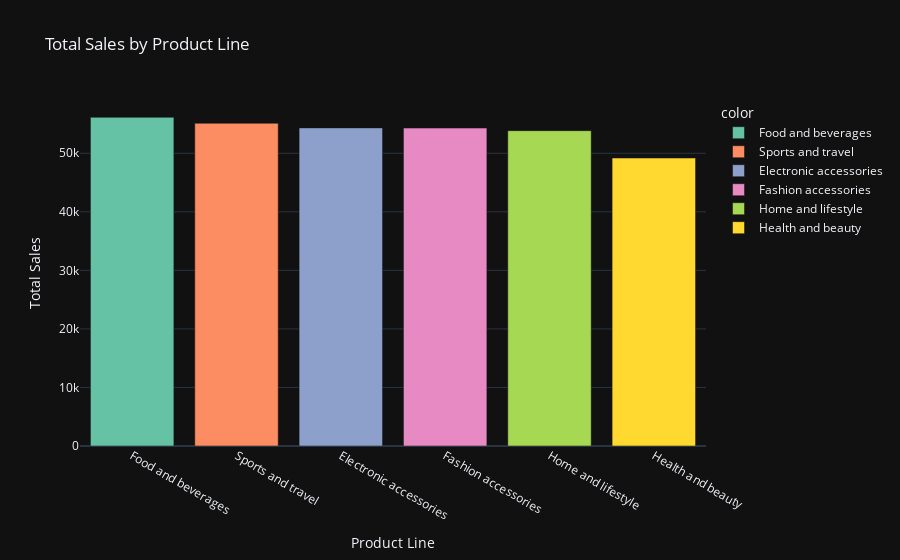

The code cell stored with this chart in its notebook:
### Code cell
# Calculate total sales per product line
product_sales = data.groupby("Product line")["Total"].sum().sort_values(ascending=False)
px.bar(
    x=product_sales.index,
    y=product_sales.values,
    title="Total Sales by Product Line",
    labels={"x": "Product Line", "y": "Total Sales"},
    color=product_sales.index,
    color_discrete_sequence=px.colors.qualitative.Set2,
)

### Figure 1 — Plotly figure (JSON) as saved in the notebook; plotly's stock layout.template omitted (floating-point values rounded to 4 significant figures)
{"data": [{"alignmentgroup": "True", "hovertemplate": "color=Food and beverages<br>Product Line=%{x}<br>Total Sales=%{y}<extra></extra>", "legendgroup": "Food and beverages", "marker": {"color": "rgb(102,194,165)", "pattern": {"shape": ""}}, "name": "Food and beverages", "offsetgroup": "Food and beverages", "orientation": "v", "showlegend": true, "textposition": "auto", "x": ["Food and beverages"], "xaxis": "x", "y": [56140.0], "yaxis": "y", "type": "bar"}, {"alignmentgroup": "True", "hovertemplate": "color=Sports and travel<br>Product Line=%{x}<br>Total Sales=%{y}<extra></extra>", "legendgroup": "Sports and travel", "marker": {"color": "rgb(252,141,98)", "pattern": {"shape": ""}}, "name": "Sports and travel", "offsetgroup": "Sports and travel", "orientation": "v", "showlegend": true, "textposition": "auto", "x": ["Sports and travel"], "xaxis": "x", "y": [55120.0], "yaxis": "y", "type": "bar"}, {"alignmentgroup": "True", "hovertemplate": "color=Electronic accessories<br>Product Line=%{x}<br>Total Sales=%{y}<extra></extra>", "legendgroup": "Electronic accessories", "marker": {"color": "rgb(141,160,203)", "pattern": {"shape": ""}}, "name": "Electronic accessories", "offsetgroup": "Electronic accessories", "orientation": "v", "showlegend": true, "textposition": "auto", "x": ["Electronic accessories"], "xaxis": "x", "y": [54340.0], "yaxis": "y", "type": "bar"}, {"alignmentgroup": "True", "hovertemplate": "color=Fashion accessories<br>Product Line=%{x}<br>Total Sales=%{y}<extra></extra>", "legendgroup": "Fashion accessories", "marker": {"color": "rgb(231,138,195)", "pattern": {"shape": ""}}, "name": "Fashion accessories", "offsetgroup": "Fashion accessories", "orientation": "v", "showlegend": true, "textposition": "auto", "x": ["Fashion accessories"], "xaxis": "x", "y": [54310.0], "yaxis": "y", "type": "bar"}, {"alignmentgroup": "True", "hovertemplate": "color=Home and lifestyle<br>Product Line=%{x}<br>Total Sales=%{y}<extra></extra>", "legendgroup": "Home and lifestyle", "marker": {"color": "rgb(166,216,84)", "pattern": {"shape": ""}}, "name": "Home and lifestyle", "offsetgroup": "Home and lifestyle", "orientation": "v", "showlegend": true, "textposition": "auto", "x": ["Home and lifestyle"], "xaxis": "x", "y": [53860.0], "yaxis": "y", "type": "bar"}, {"alignmentgroup": "True", "hovertemplate": "color=Health and beauty<br>Product Line=%{x}<br>Total Sales=%{y}<extra></extra>", "legendgroup": "Health and beauty", "marker": {"color": "rgb(255,217,47)", "pattern": {"shape": ""}}, "name": "Health and beauty", "offsetgroup": "Health and beauty", "orientation": "v", "showlegend": true, "textposition": "auto", "x": ["Health and beauty"], "xaxis": "x", "y": [49190.0], "yaxis": "y", "type": "bar"}], "layout": {"xaxis": {"anchor": "y", "domain": [0.0, 1.0], "title": {"text": "Product Line"}}, "yaxis": {"anchor": "x", "domain": [0.0, 1.0], "title": {"text": "Total Sales"}}, "legend": {"title": {"text": "color"}, "tracegroupgap": 0}, "title": {"text": "Total Sales by Product Line"}, "barmode": "relative"}}
